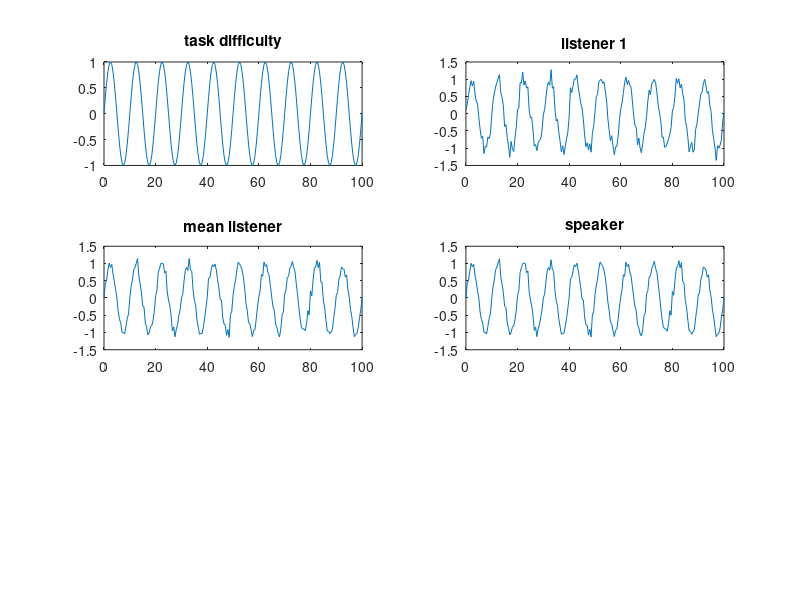
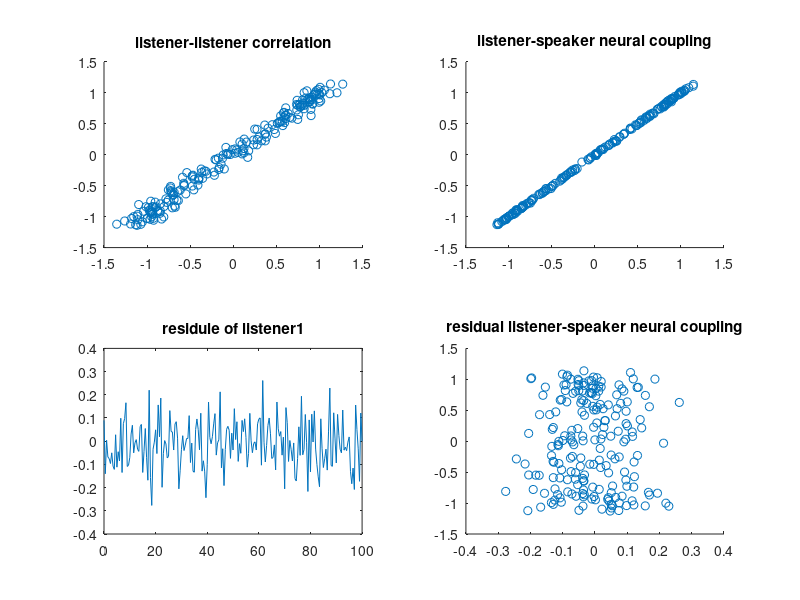

Write the MATLAB code that produced these figures, in order.

% Simulation for the statistical control of subject-shared task difficulty on listener-speaker neural coupling

clear
clc
close all
% simulate the fluctuation of subject-shared task diffculty
fs = 200;
t = 0:1/fs:1;
diff_vec=sin(2*pi*10*t);

% the time course of speaker and listeners
spk= diff_vec + randn(size(t))/10;
L1 = spk + randn(size(t))/10;

%the mean listener
for k=1:60
    L2(k,:) = spk + randn(size(t))/10;
end
L2=mean(L2);
corr([L1',L2',spk'])
[a,b,rs]=regress(L1',L2');
corr(rs,spk')

figure 
subplot(3,2,1);
plot(t*100,diff_vec)
title('task difficulty');

subplot(3,2,2);
plot(t*100,L1);
title('listener 1');

subplot(3,2,3);
plot(t*100,L2);
title('mean listener');

subplot(3,2,4);
plot(t*100,spk)
title('speaker');

figure
subplot(2,2,1);
scatter(L1,L2)
title('listener-listener correlation')

subplot(2,2,2)
scatter(L2,spk)
title('listener-speaker neural coupling')

subplot(2,2,3)
plot(t*100,rs);
title('residule of listener1');

subplot(2,2,4)
scatter(rs,spk')
title('residual listener-speaker neural coupling');


